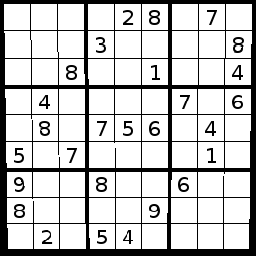
//> input picture img/sudoku_005.png, 256 x 256 px
$ ./main   (built with g++ and OpenCV 4)
//> lines starting //> are read from the running program, lines starting //| are printed output that depends on the picture; after the words box and inside, x2 and y2 are one past the last pixel; in counts of white or black regions, pixels touching at a corner belong together
### SudokuSolver/Helpers.h
#ifndef HELPERS_H
#define HELPERS_H

#include <opencv2/core/core.hpp>
#include <opencv2/opencv.hpp>

using namespace cv;

class Helpers {
    public:
        Helpers();
        virtual ~Helpers();
        static Point2f computeIntersectionOfTwoLines(Vec2f l1, Vec2f l2);
    protected:
    private:
};

#endif // HELPERS_H

### include/SVMTrainer.h
#ifndef SVMTRAINER_H
#define SVMTRAINER_H

#include <opencv2/core/core.hpp>
#include <opencv2/imgproc/imgproc.hpp>
#include <opencv2/highgui/highgui.hpp>
#include <opencv2/opencv.hpp>

#include <iostream>

using namespace std;
using namespace cv;

class SVMTrainer
{
    public:
        SVMTrainer();
        void train();
        virtual ~SVMTrainer();
    protected:
    private:
};

#endif // SVMTRAINER_H

### SudokuSolver/Sudoku.h
#ifndef SUDOKU_H
#define SUDOKU_H

#include <opencv2/core/core.hpp>
#include <opencv2/imgproc/imgproc.hpp>
#include <opencv2/highgui/highgui.hpp>
#include <opencv2/opencv.hpp>

#include <iostream>
#include <string>
#include <math.h>
#include <algorithm>

using namespace std;
using namespace cv;

class Sudoku {
    public:
        Sudoku(Mat&);
        virtual ~Sudoku();
        void getOneDimSudoku(int initial[]);

        bool detect();
    protected:
    private:
        Mat sudokuImage;
        Mat warped;
        Mat debugImage;

        int digits[9][9];
        vector<Vec3f> horizontalLines;
        vector<Vec3f> verticalLines;

        void drawRects(Mat& image, vector<Rect>&);
        void drawLines(Mat& image, vector<Vec2f>&);
        void separateLines(vector<Vec2f>&, float tolerance);
        void extractSudoku(Mat& image);

        vector<Rect> findRects();
        void recognizeDigits(vector<Rect>&);
        float roundToPlaces(float, int);

        void printDigits();
        void checkUserFeedback();
};

#endif // SUDOKU_H

### SudokuSolver/Helpers.cpp
#include "Helpers.h"

Helpers::Helpers() {
    //ctor
}

Helpers::~Helpers() {
    //dtor
}

Point2f Helpers::computeIntersectionOfTwoLines(Vec2f l1, Vec2f l2) {
	// Punkte (x1,y1) und (x2,y2) für Linie 1 erzeugen
    float rho = l1[0];
    float theta = l1[1];
    double a = cos(theta);
	double b = sin(theta);
    double xl1 = a*rho;
	double yl1 = b*rho;
    int x1 = cvRound(xl1 + 100*(-b));
	int y1 = cvRound(yl1 + 100*(a));
    int x2 = cvRound(xl1 - 100*(-b));
    int y2 = cvRound(yl1 - 100*(a));

	// Punkte (x3,y3) und (x4,y4) für Linie 2 erzeugen
    rho = l2[0];
    theta = l2[1];
    a = cos(theta);
	b = sin(theta);
    double xl2 = a*rho;
	double yl2 = b*rho;
    int x3 = cvRound(xl2 + 100*(-b));
    int y3 = cvRound(yl2 + 100*(a));
    int x4 = cvRound(xl2 - 100*(-b));
    int y4 = cvRound(yl2 - 100*(a));


	float d = ((float)(x1 - x2) * (y3 - y4)) - ((y1 - y2) * (x3 - x4));

	if (d != 0) {
		Point2f pt;
		pt.x = ((x1 * y2 - y1 * x2) * (x3 - x4) - (x1 - x2) * (x3 * y4 - y3 * x4)) / d;
		pt.y = ((x1 * y2 - y1 * x2) * (y3 - y4) - (y1 - y2) * (x3 * y4 - y3 * x4)) / d;

		return pt;
	}

	// Linien sind parallel
	else {
		return Point2f(-1, -1);
	}
}

### SudokuSolver/Sudoku.cpp
#include "Sudoku.h"
#include "Helpers.h"

struct DistSorter {
    bool operator() (Vec3f vec1, Vec3f vec2) { return (vec1[2] < vec2[2]);}
} distsorter;

const int NO_OF_BOXES = 9;
Sudoku::Sudoku(Mat& image) {
    sudokuImage = image;
    // init digit array with zeroes
    for (int row = 0; row < NO_OF_BOXES; row++) {
        for (int col = 0; col < NO_OF_BOXES; col++) {
            digits[row][col] = 0;
        }
    }
}

// [9 lines left out: function getOneDimSudoku, not called in this run]

bool Sudoku::detect() {

    // prepare the initial image for edge detection
    Mat sudokuGrayscaled, canny;
	cvtColor(sudokuImage, sudokuGrayscaled, CV_RGB2GRAY);
	blur(sudokuGrayscaled, sudokuGrayscaled, Size(3,3));
    // find edges
    Canny(sudokuGrayscaled, canny, 50, 200);
    // find lines in the original image
    vector<Vec2f> lines;
	HoughLines(canny, lines, 0.75, CV_PI/180, 110);
	// sort lines by horizontal and vertical orientation (and sort them by x/y)
    separateLines(lines, 0.05);

    // find corners, crop image and change its perspective
    extractSudoku(sudokuImage);
    debugImage = warped.clone();
    // prepare the warped image for edge detection
	cvtColor(warped, sudokuGrayscaled, CV_RGB2GRAY);
	blur(sudokuGrayscaled, sudokuGrayscaled, Size(3,3));
    // find edges
    Canny(sudokuGrayscaled, canny, 50, 200);
    // find edges
	HoughLines(canny, lines, 0.75, CV_PI/180, 110);

    // prepare the lines of our new image, the lines should be more acurate now
    separateLines(lines, 0.02);
    drawLines(debugImage, lines);
    vector<Rect> rects = findRects();

    // only go on, if the right number of boxes were found
    if (rects.size() == NO_OF_BOXES*NO_OF_BOXES) {
        drawRects(debugImage, rects);
        recognizeDigits(rects);
        checkUserFeedback();
    }

    //imshow("debug", debugImage);
    return false;
}

void Sudoku::separateLines(vector<Vec2f>& lines, float tolerance) {

    verticalLines.clear();
    horizontalLines.clear();
	for( size_t i = 0; i < lines.size(); i++ ) {
        // calculate intersection with axes
        float theta = lines[i][1];
        float rho = lines[i][0];

        double a = cos(theta);
		double b = sin(theta);

        double x0 = a*rho;
		double y0 = b*rho;

        Vec3f line;
        line[0] = rho;
        line[1] = theta;

        // check if our line is nearly horizontal or vertical
        // theta around 0 means vertical
        if (theta > CV_PI-tolerance || theta < tolerance) {
            line[2] = x0;
            verticalLines.push_back(line);
        // theta around PI/2 means horizontal
        } else if (theta > (CV_PI/2)-tolerance && theta < (CV_PI/2)+tolerance) {
            line[2] = y0;
            horizontalLines.push_back(line);
        }
    }

        // sort both line arrays by deistance from origin
    sort(verticalLines.begin(), verticalLines.end(), DistSorter());
    sort(horizontalLines.begin(), horizontalLines.end(), DistSorter());

}

void Sudoku::extractSudoku(Mat& image) {

    // get the first and the last of our lines, to check the corner points
    Vec3f hFirst, hLast, vFirst, vLast;
    hFirst = horizontalLines.front();
    hLast = horizontalLines.back();
    vFirst = verticalLines.front();
    vLast = verticalLines.back();

	vector<cv::Point2f> sortedCorners;
    // compute intersections and give them some offset
    Point2f p1 = Helpers::computeIntersectionOfTwoLines(Vec2f(hFirst[0], hFirst[1]), Vec2f(vFirst[0], vFirst[1]));
    p1.x = std::max(p1.x - 2, .0f);
    p1.y = std::max(p1.y - 2, .0f);
    sortedCorners.push_back(p1);

    Point2f p2 = Helpers::computeIntersectionOfTwoLines(Vec2f(hFirst[0], hFirst[1]), Vec2f(vLast[0], vLast[1]));
    p2.x = std::min(p2.x + 2, (float)sudokuImage.cols);
    p2.y = std::max(p2.y - 2, .0f);
    sortedCorners.push_back(p2);

    Point2f p3 = Helpers::computeIntersectionOfTwoLines(Vec2f(hLast[0], hLast[1]), Vec2f(vLast[0], vLast[1]));
    p3.x = std::min(p3.x + 2, (float)sudokuImage.cols);
    p3.y = std::min(p3.y + 2, (float)sudokuImage.rows);
    sortedCorners.push_back(p3);

    Point2f p4 = Helpers::computeIntersectionOfTwoLines(Vec2f(hLast[0], hLast[1]), Vec2f(vFirst[0], vFirst[1]));
    p4.x = std::max(p4.x - 2, .0f);
    p4.y = std::min(p4.y + 2, (float)sudokuImage.rows);
    sortedCorners.push_back(p4);

    //for (int i=0; i<sortedCorners.size(); i++) {
    //    cout << sortedCorners[i] << endl;
    //}

    // Viereck erstellen
	Mat quad = Mat::zeros(400, 400, CV_8UC1);

	// Eckpunkte des Vierecks definieren
	std::vector<cv::Point2f> quad_pts;
	quad_pts.push_back(cv::Point2f(0, 0));
	quad_pts.push_back(cv::Point2f(quad.cols, 0));
	quad_pts.push_back(cv::Point2f(quad.cols, quad.rows));
	quad_pts.push_back(cv::Point2f(0, quad.rows));

	// Transformations-Matrix berechnen lassen
	Mat transmtx = getPerspectiveTransform(sortedCorners, quad_pts);
	// Perspektivische Projektion anwenden
	warpPerspective(image, quad, transmtx, quad.size());
	warped = quad;

}

vector<Rect> Sudoku::findRects() {

    // find a threshold to distinguish doubled lines based on image width
    // the gap between two lines should be at least 3/4 an estimated digit box
    int distanceThreshold = warped.rows / (NO_OF_BOXES*1.5);
    int lastDistance = distanceThreshold;
    int boxCounter = 0;
    Vec2f boxXValues[NO_OF_BOXES] = {0};
    for( size_t i = 0; i < verticalLines.size(); i++ ) {
        if ((verticalLines[i][2] - lastDistance) > distanceThreshold) {
            // a big gab always marks the end of the old box and a potential beginning of a new box
            boxXValues[boxCounter][1] = verticalLines[i][2];
            boxCounter++;
            if (boxCounter == 9) break;
            boxXValues[boxCounter][0] = verticalLines[i][2];
        } else {
            // small gaps only affect the start of a box
            boxXValues[boxCounter][0] = verticalLines[i][2];
        }
        lastDistance = verticalLines[i][2];
    }

    distanceThreshold = warped.cols / (9*2);
    lastDistance = distanceThreshold;
    boxCounter = 0;
    // store for box position values
    Vec2f boxYValues[NO_OF_BOXES] = {0};
    for( size_t i = 0; i < horizontalLines.size(); i++ ) {
        if ((horizontalLines[i][2] - lastDistance) > distanceThreshold) {
            boxYValues[boxCounter][1] = horizontalLines[i][2];
            boxCounter++;
            if (boxCounter == 9) break;
            boxYValues[boxCounter][0] = horizontalLines[i][2];
        } else {
            boxYValues[boxCounter][0] = horizontalLines[i][2];
        }
        lastDistance = horizontalLines[i][2];
    }

    // build rects from our box knowledge
    vector<Rect> rects;
    for( size_t y = 0; y < NO_OF_BOXES; y++ ) {
        for( size_t x = 0; x < NO_OF_BOXES; x++ ) {
            rects.push_back(Rect(boxXValues[x][0] + 2, boxYValues[y][0] + 2, (boxXValues[x][1] - boxXValues[x][0]) - 2, (boxYValues[y][1] - boxYValues[y][0]) - 2));
        }
    }
    return rects;
}


void Sudoku::recognizeDigits(vector<Rect>& rects) {

	CvSVM svm;
	//svm.load("svm/svm_digitRecognition_1000_rbf_auto_8vs1_hu.xml");
    //svm.load("svm/digit_trainer.xml");
    //svm.load("svm/svm_digits.xml");
	svm.load("svm/487_test.xml");
    namedWindow("digit", 0);
    resizeWindow("Final", 200,200);

    for( size_t i = 0; i < rects.size(); i++ ) {
        Mat croppedImage;
        cout << rects[i] << endl;
        Mat dRect = debugImage(rects[i]);
        croppedImage = warped(rects[i]);

        // raise the contrast of our image to reduce noise
        Mat highContrastImage = Mat::zeros( croppedImage.size(), croppedImage.type() );
        for( int y = 0; y < croppedImage.rows; y++ ) {
            for( int x = 0; x < croppedImage.cols; x++ ) {
                for( int c = 0; c < 3; c++ ) {
                    highContrastImage.at<Vec3b>(y,x)[c] = saturate_cast<uchar>( 1.7 * ( croppedImage.at<Vec3b>(y,x)[c] ));
                }
            }
        }

        Mat binaryImage;
        bitwise_not (highContrastImage, highContrastImage);
        threshold(highContrastImage, binaryImage, 100, 255, THRESH_BINARY);
        cvtColor(binaryImage, binaryImage, CV_RGB2GRAY);

        imshow("digit", binaryImage);
        waitKey(100);

        vector<vector<Point> > contours;
        findContours(binaryImage, contours, RETR_LIST, CHAIN_APPROX_SIMPLE);

        int largestContourIndex = 0;
        double largestContourArea = 0;

        if (contours.size() > 0) {
            for( int j = 0; j < contours.size(); j++ ) {
                double conArea = contourArea(contours[j], false);
                if (conArea > largestContourArea) {
                    largestContourArea = conArea;
                    largestContourIndex = j;
                }
            }

            float contourThreshold = ((warped.rows * warped.cols) / (NO_OF_BOXES*NO_OF_BOXES*100));
            if (largestContourArea > contourThreshold) {
                drawContours(dRect, contours, largestContourIndex, CV_RGB(0, 255, 0), 1, 8);

                Moments momnts = moments(contours[largestContourIndex]);
                double huMoments[7];
                HuMoments(momnts, huMoments);

                Mat extractedFeatures(7, 1, CV_32FC1);
                for(int k = 0; k < 7; k++) {
                    extractedFeatures.at<float>(k, 0) = huMoments[k];
                }
                int detectedClass = svm.predict(extractedFeatures);
                digits[i/9][i%9] = detectedClass;
            }
        }
    }
}

// [41 lines left out: functions printDigits, checkUserFeedback, not called in this run]

void Sudoku::drawLines(Mat& image, vector<Vec2f>& lines) {

	for( size_t i = 0; i < lines.size(); i++ ) {

        float rho = lines[i][0];
        float theta = lines[i][1];

        double a = cos(theta);
		double b = sin(theta);

        double x0 = a*rho;
		double y0 = b*rho;

        // get two points on every line to draw it
        Point pt1(cvRound(x0 + 1000*(-b)), cvRound(y0 + 1000*(a)));
        Point pt2(cvRound(x0 - 1000*(-b)), cvRound(y0 - 1000*(a)));

        line(image, pt1, pt2, Scalar(0,0,255), 1, 8);

    }

}

void Sudoku::drawRects(Mat& image, vector<Rect>& rects) {

    for( size_t i = 0; i < rects.size(); i++ ) {
        rectangle(image, rects[i], Scalar(255,0,0));
    }

}

// [4 lines left out: function roundToPlaces, not called in this run]

Sudoku::~Sudoku() {
    //dtor
}

### main.cpp
#include <opencv2/core/core.hpp>
#include <fstream>
#include "Sudoku.h"
#include "SVMTrainer.h"

using namespace cv;


// [491 lines left out: functions test, reverseInt, test_read_hog, test_read, test_predict, test_predict_hog, not called in this run]

int main(int argc, char *argv[]) {

    // [6 lines of commented-out code are left out]

    Mat img = imread("img/sudoku_005.png", CV_LOAD_IMAGE_COLOR);
//> img is the input picture: 256 rows x 256 cols, CV_8UC3; min 0, max 255, mean 200.5
    if(img.empty())
       return -1;

    Sudoku sudoku = Sudoku(img);
    sudoku.detect();
//> in detect, `blur(sudokuGrayscaled, sudokuGrayscaled, Size(3,3));`:
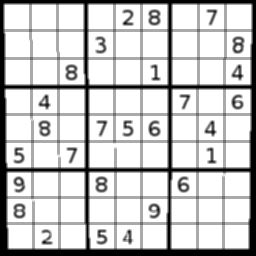
//> sudokuGrayscaled: 256 rows x 256 cols, CV_8UC1; min 0, max 255, mean 200.5
//> in detect, `Canny(sudokuGrayscaled, canny, 50, 200);`:
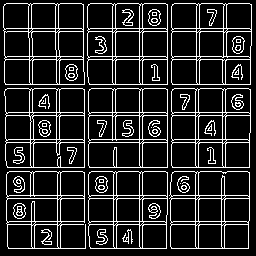
//> canny: 256 rows x 256 cols, CV_8UC1; 15.3% white in thin lines or dots
//> in detect, `HoughLines(canny, lines, 0.75, CV_PI/180, 110);`: lines = 35 lines (rho, theta), first 12: [84, 1.57], [167.2, 1.57], [27.75, 1.57], [248.2, 1.57], [138.8, 0], [56.25, 1.57], [111.8, 1.57], [195, 1.57], [138.8, 1.57], [221.2, 1.57], [30.75, 1.57], [198, 1.57]
//> the loop in separateLines, `for( size_t i = 0; i < lines.size(); i++ )` made 35 passes
//> (theta, rho, a, b, x0, y0) on passes 1 to 8: (1.57, 84, -4.37e-08, 1, -3.67e-06, 84), (1.57, 167.2, -4.37e-08, 1, -7.31e-06, 167.2), (1.57, 27.75, -4.37e-08, 1, -1.21e-06, 27.75), (1.57, 248.2, -4.37e-08, 1, -1.09e-05, 248.2), (0, 138.8, 1, 0, 138.8, 0), (1.57, 56.25, -4.37e-08, 1, -2.46e-06, 56.25), (1.57, 111.8, -4.37e-08, 1, -4.88e-06, 111.8), (1.57, 195, -4.37e-08, 1, -8.52e-06, 195)
//> in separateLines, `sort(verticalLines.begin(), verticalLines.end(), DistSorter());`: verticalLines = 17 items, first 12: [-3, 3.12, 3], [-27.75, 3.12, 27.75], [-30.75, 3.12, 30.75], [84, 0, 84], [87.75, 0, 87.75], [111.8, 0, 111.8], [114.8, 0, 114.8], [116.2, 0, 116.2], [138.8, 0, 138.8], [141.8, 0, 141.8], [167.2, 0, 167.2], [171, 0, 171]
//> in separateLines, `sort(horizontalLines.begin(), horizontalLines.end(), DistSorter());`: horizontalLines = 18 items, first 12: [3, 1.57, 3], [27.75, 1.57, 27.75], [30.75, 1.57, 30.75], [56.25, 1.57, 56.25], [59.25, 1.57, 59.25], [84, 1.57, 84], [87.75, 1.57, 87.75], [111.8, 1.57, 111.8], [114.8, 1.57, 114.8], [138.8, 1.57, 138.8], [141.8, 1.57, 141.8], [167.2, 1.57, 167.2]
//> in extractSudoku, `hFirst = horizontalLines.front();`: hFirst = [3, 1.57, 3]
//> in extractSudoku, `hLast = horizontalLines.back();`: hLast = [248.2, 1.57, 248.2]
//> in extractSudoku, `vFirst = verticalLines.front();`: vFirst = [-3, 3.12, 3]
//> in extractSudoku, `vLast = verticalLines.back();`: vLast = [252, 0.0175, 252]
//> in computeIntersectionOfTwoLines, `float rho = l1[0];`: rho = 3
//> in computeIntersectionOfTwoLines, `float theta = l1[1];`: theta = 1.57
//> in computeIntersectionOfTwoLines, `double a = cos(theta);`: a = -4.37e-08
//> in computeIntersectionOfTwoLines, `double b = sin(theta);`: b = 1
//> in computeIntersectionOfTwoLines, `double xl1 = a*rho;`: xl1 = -1.31e-07
//> in computeIntersectionOfTwoLines, `double yl1 = b*rho;`: yl1 = 3
//> in computeIntersectionOfTwoLines, `int x1 = cvRound(xl1 + 100*(-b));`: x1 = -100
//> in computeIntersectionOfTwoLines, `int y1 = cvRound(yl1 + 100*(a));`: y1 = 3
//> in computeIntersectionOfTwoLines, `int x2 = cvRound(xl1 - 100*(-b));`: x2 = 100
//> in computeIntersectionOfTwoLines, `int y2 = cvRound(yl1 - 100*(a));`: y2 = 3
//> in computeIntersectionOfTwoLines, `rho = l2[0];`: rho = -3
//> in computeIntersectionOfTwoLines, `theta = l2[1];`: theta = 3.12
//> in computeIntersectionOfTwoLines, `a = cos(theta);`: a = -1
//> in computeIntersectionOfTwoLines, `b = sin(theta);`: b = 0.0175
//> in computeIntersectionOfTwoLines, `double xl2 = a*rho;`: xl2 = 3
//> in computeIntersectionOfTwoLines, `double yl2 = b*rho;`: yl2 = -0.0524
//> in computeIntersectionOfTwoLines, `int x3 = cvRound(xl2 + 100*(-b));`: x3 = 1
//> in computeIntersectionOfTwoLines, `int y3 = cvRound(yl2 + 100*(a));`: y3 = -100
//> in computeIntersectionOfTwoLines, `int x4 = cvRound(xl2 - 100*(-b));`: x4 = 5
//> in computeIntersectionOfTwoLines, `int y4 = cvRound(yl2 - 100*(a));`: y4 = 100
//> in computeIntersectionOfTwoLines, `float d = ((float)(x1 - x2) * (y3 - y4)) - ((y1 - y2) * (x3 - x4));`: d = 40000
//> in computeIntersectionOfTwoLines, `pt.x = ((x1 * y2 - y1 * x2) * (x3 - x4) - (x1 - x2) * (x3 * y4 - y3 * ..`: pt = Point(3.06, 0)
//> in computeIntersectionOfTwoLines, `pt.y = ((x1 * y2 - y1 * x2) * (y3 - y4) - (y1 - y2) * (x3 * y4 - y3 * ..`: pt = Point(3.06, 3)
//> in extractSudoku, `p1.x = std::max(p1.x - 2, .0f);`: p1 = Point(1.06, 3)
//> in extractSudoku, `p1.y = std::max(p1.y - 2, .0f);`: p1 = Point(1.06, 1)
//> in extractSudoku, `sortedCorners.push_back(p1);`: sortedCorners = 1 Point (x, y): [1.06, 1]
//> in extractSudoku, `Point2f p2 = Helpers::computeIntersectionOfTwoLines(Vec2f(hFirst[0], h..`: p2 = Point(252, 3)
//> in extractSudoku, `p2.x = std::min(p2.x + 2, (float)sudokuImage.cols);`: p2 = Point(254, 3)
//> in extractSudoku, `p2.y = std::max(p2.y - 2, .0f);`: p2 = Point(254, 1)
//> in extractSudoku, `sortedCorners.push_back(p2);`: sortedCorners = 2 Points (x, y): [1.06, 1], [254, 1]
//> in extractSudoku, `Point2f p3 = Helpers::computeIntersectionOfTwoLines(Vec2f(hLast[0], hL..`: p3 = Point(247.1, 248)
//> in extractSudoku, `p3.x = std::min(p3.x + 2, (float)sudokuImage.cols);`: p3 = Point(249.1, 248)
//> in extractSudoku, `p3.y = std::min(p3.y + 2, (float)sudokuImage.rows);`: p3 = Point(249.1, 250)
//> in extractSudoku, `sortedCorners.push_back(p3);`: sortedCorners = 3 Points (x, y): [1.06, 1], [254, 1], [249.1, 250]
//> in extractSudoku, `Point2f p4 = Helpers::computeIntersectionOfTwoLines(Vec2f(hLast[0], hL..`: p4 = Point(7.96, 248)
//> in extractSudoku, `p4.x = std::max(p4.x - 2, .0f);`: p4 = Point(5.96, 248)
//> in extractSudoku, `p4.y = std::min(p4.y + 2, (float)sudokuImage.rows);`: p4 = Point(5.96, 250)
//> in extractSudoku, `sortedCorners.push_back(p4);`: sortedCorners = 4 Points (x, y): [1.06, 1], [254, 1], [249.1, 250], [5.96, 250]
//> in extractSudoku, `Mat transmtx = getPerspectiveTransform(sortedCorners, quad_pts);`: transmtx = [[1.58, -0.0311, -1.64], [1.75e-18, 1.54, -1.54], [2.07e-19, -0.000156, 1]]
//> in extractSudoku, `warpPerspective(image, quad, transmtx, quad.size());`:
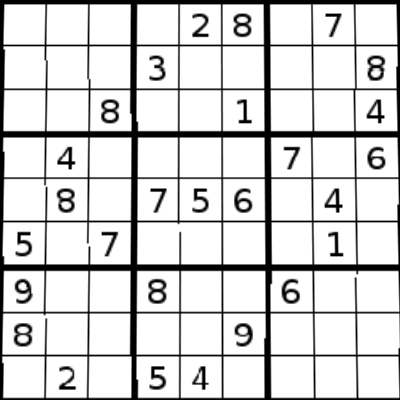
//> quad: 400 rows x 400 cols, CV_8UC3; min 0, max 255, mean 212.7
//> in detect, `blur(sudokuGrayscaled, sudokuGrayscaled, Size(3,3));`:
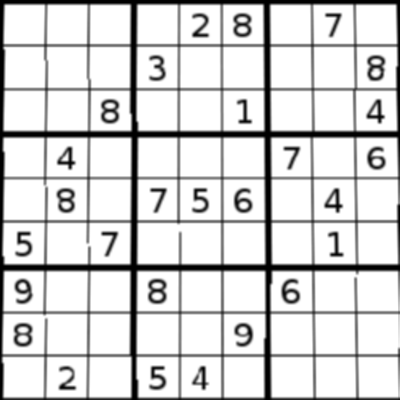
//> sudokuGrayscaled: 400 rows x 400 cols, CV_8UC1; min 0, max 255, mean 212.8
//> in detect, `Canny(sudokuGrayscaled, canny, 50, 200);`:
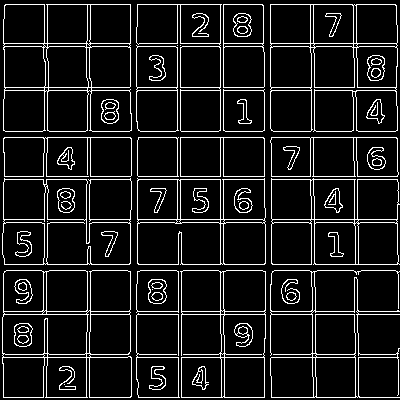
//> canny: 400 rows x 400 cols, CV_8UC1; 10.3% white in thin lines or dots
//> in detect, `HoughLines(canny, lines, 0.75, CV_PI/180, 110);`: lines = 54 lines (rho, theta), first 12: [357, 1.57], [314.2, 1.57], [396.8, 1.57], [42.75, 1.57], [219, 1.57], [3.75, 1.57], [137.2, 1.57], [176.2, 1.57], [179.2, 1.57], [311.2, 1.57], [87, 1.57], [264, 1.57]
//> the loop in separateLines (call 2), `for( size_t i = 0; i < lines.size(); i++ )` made 54 passes
//> (theta, rho, a, b, x0, y0) on passes 1 to 8: (1.57, 357, -4.37e-08, 1, -1.56e-05, 357), (1.57, 314.2, -4.37e-08, 1, -1.37e-05, 314.2), (1.57, 396.8, -4.37e-08, 1, -1.73e-05, 396.8), (1.57, 42.75, -4.37e-08, 1, -1.87e-06, 42.75), (1.57, 219, -4.37e-08, 1, -9.57e-06, 219), (1.57, 3.75, -4.37e-08, 1, -1.64e-07, 3.75), (1.57, 137.2, -4.37e-08, 1, -6e-06, 137.2), (1.57, 176.2, -4.37e-08, 1, -7.7e-06, 176.2)
//> the loop in drawLines, `for( size_t i = 0; i < lines.size(); i++ )` made 54 passes
//> (rho, x0, y0, pt1, pt2) on passes 1 to 7: (357, -1.56e-05, 357, Point(-1000, 357), Point(1000, 357)), (314.2, -1.37e-05, 314.2, Point(-1000, 314), Point(1000, 314)), (396.8, -1.73e-05, 396.8, Point(-1000, 397), Point(1000, 397)), (42.75, -1.87e-06, 42.75, Point(-1000, 43), Point(1000, 43)), (219, -9.57e-06, 219, Point(-1000, 219), Point(1000, 219)), (3.75, -1.64e-07, 3.75, Point(-1000, 4), Point(1000, 4)), (137.2, -6e-06, 137.2, Point(-1000, 137), Point(1000, 137))
//> after the loop in drawLines, `for( size_t i = 0; i < lines.size(); i++ )`:
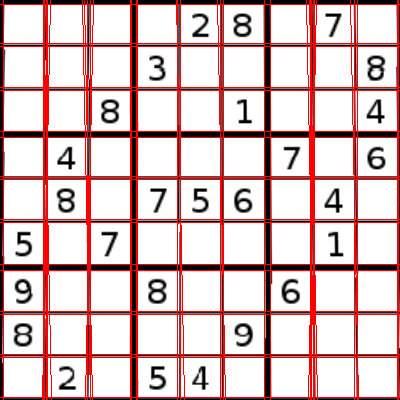
//> image: 400 rows x 400 cols, CV_8UC3; 12.19% of pixels changed, all inside (x1, y1, x2, y2) = (0, 0, 400, 400)
//> the loop in findRects, `for( size_t i = 0; i < verticalLines.size(); i++ )` made 35 passes
//> the loop in findRects, `for( size_t i = 0; i < horizontalLines.size(); i++ )` made 18 passes
//> the loop in drawRects, `for( size_t i = 0; i < rects.size(); i++ )` made 81 passes
//> after the loop in drawRects, `for( size_t i = 0; i < rects.size(); i++ )`:
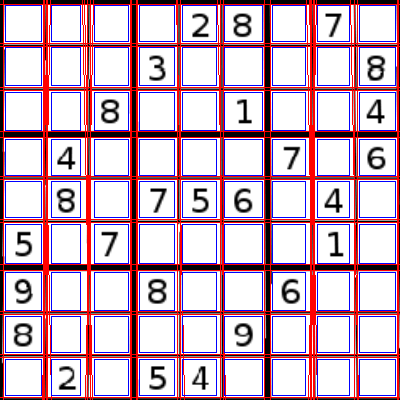
//> image: 400 rows x 400 cols, CV_8UC3; 7.2% of pixels changed, all inside (x1, y1, x2, y2) = (5, 5, 396, 396)
//> (the run ends here: the program needs code that is not available in this run, at `CvSVM svm;`)
